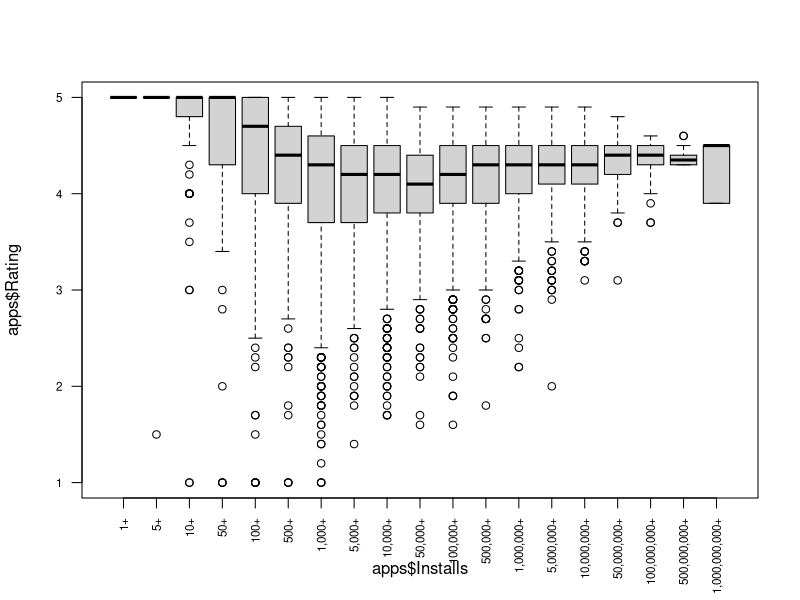
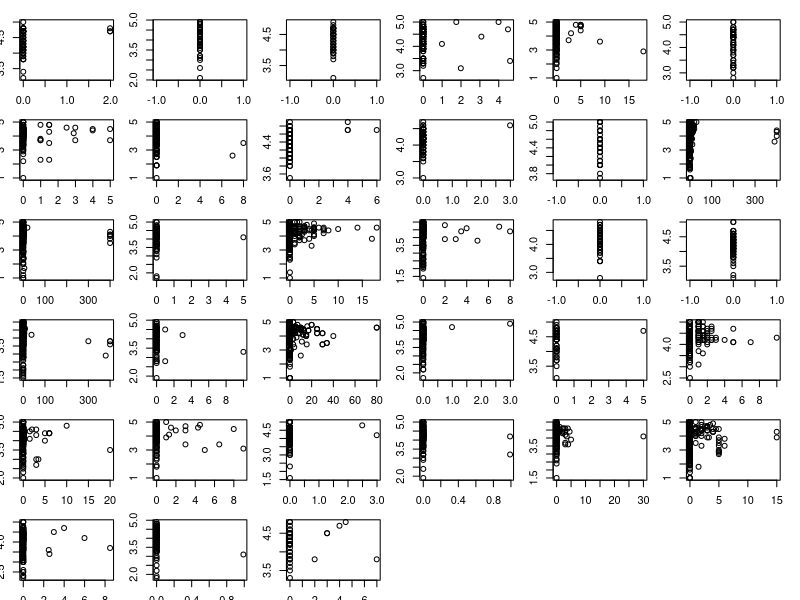

Recreate these plots in R, in order.
## ---- chunk 1
apps<-read.csv("apps.csv", header = T)
apps$Reviews<-as.numeric(apps$Reviews)
apps$Installs<-factor(apps$Installs, level= c("1+", "5+", "10+", "50+", "100+", "500+", "1,000+", "5,000+", "10,000+", "50,000+", "100,000+", "500,000+", "1,000,000+","5,000,000+","10,000,000+","50,000,000+", "100,000,000+", "500,000,000+", "1,000,000,000+"))
head(apps)
## ---- chunk 2
# code goes here
dim(apps)
## ---- chunk 3
# code goes here
library(plyr)
lapply(apps, summary)
# alply(apps, 2, summary)
## ---- chunk 4
# code goes here
#inst_split <- split(apps, apps$Installs)
#box_plt <- function(df) {
#  boxplot(df$Rating)
#}
#sapply(inst_split, box_plt)
boxplot(apps$Rating ~ apps$Installs, las = 2, cex.axis = 0.7)
## ---- chunk 5
# code goes here
rat_plot <- function(df) {
  plot(df$Price, df$Rating)
}
par(mfrow = c(6, 6), mar=c(1.5, 1.5, 1.5, 1.5))
d_ply(apps, "Category", rat_plot)
## ---- chunk 6
rollCall274<-readLines("Roll_Call_274.xml")
## ---- chunk 7
# code goes here
length(rollCall274)
## ---- chunk 8
# code goes here
pat <- '^<recorded-vote>'
length(grep(pat, rollCall274))
lines <- rollCall274[grep(pat, rollCall274)]
## ---- chunk 9
# code goes here
pat1 <- "name-id=\"[A-Z][0-9]{6}\""
id <- regmatches(lines, regexpr(pat1, lines))
id <- substring(id, 10, nchar(id)-1)
## ---- chunk 10
# code goes here
pat2 <- "unaccented-name=\".+\" party"
name <- regmatches(lines, regexpr(pat2, lines))
name <- substring(name, 18, nchar(name)-7)
## ---- chunk 11
# code goes here
pat3 <- "party=\"[A-Z]\""
party <- regmatches(lines, regexpr(pat3, lines))
party <- substring(party, 8, nchar(party)-1)
## ---- chunk 12
# code goes here
pat4 <- "state=\"[A-Z]+\""
state <- regmatches(lines, regexpr(pat4, lines))
state <- substring(state, 8, nchar(state)-1)
## ---- chunk 13
# code goes here
pat5 <- "<vote>.+</vote>"
vote <- regmatches(lines, regexpr(pat5, lines))
vote <- substring(vote, 7, nchar(vote)-7)
## ---- chunk 14
# code goes here
vote <- factor(vote)
levels(vote)
numeric.vote <- ifelse(vote == 'Aye', 0, ifelse(vote == 'No', 1, -1))
## ---- chunk 15
# code goes here
rollCall274 <- data.frame(name, state, party, vote, numeric.vote)
row.names(rollCall274) <- id
## ---- chunk 16
strikes<-read.csv("strikes.csv", header = T)
italy.strikes<-strikes[strikes$country == "Italy", ]
dim(italy.strikes)
lm.fit<- lm(strike.volume ~ left.parliament, data = italy.strikes)
round(lm.fit$coefficients,3)
## ---- chunk 17
# code goes here
n <- nrow(italy.strikes)
B <- 100
resampled_values <- matrix(NA, nrow = B, ncol = n)
for (b in 1:B) {
  resampled_values[b, ] <- sample(1:n, n, replace = TRUE) 
}

resampled_ests <- matrix(NA, nrow = B, ncol = 2) 
colnames(resampled_ests) <- c("Intercept_Est", "Slope_Est")

for (b in 1:B) {
  resampled_ests[b, ] <- coef(lm(strike.volume ~ left.parliament, italy.strikes[resampled_values[b, ], ])) 
}

var(resampled_ests[, "Slope_Est"])
## ---- chunk 18
# code goes here
Cl_1 <- quantile(resampled_ests[, "Slope_Est"], 0.025) 
Cu_1 <- quantile(resampled_ests[, "Slope_Est"], 0.975) 
int_1 <- c(Cl_1, Cu_1)
int_1
